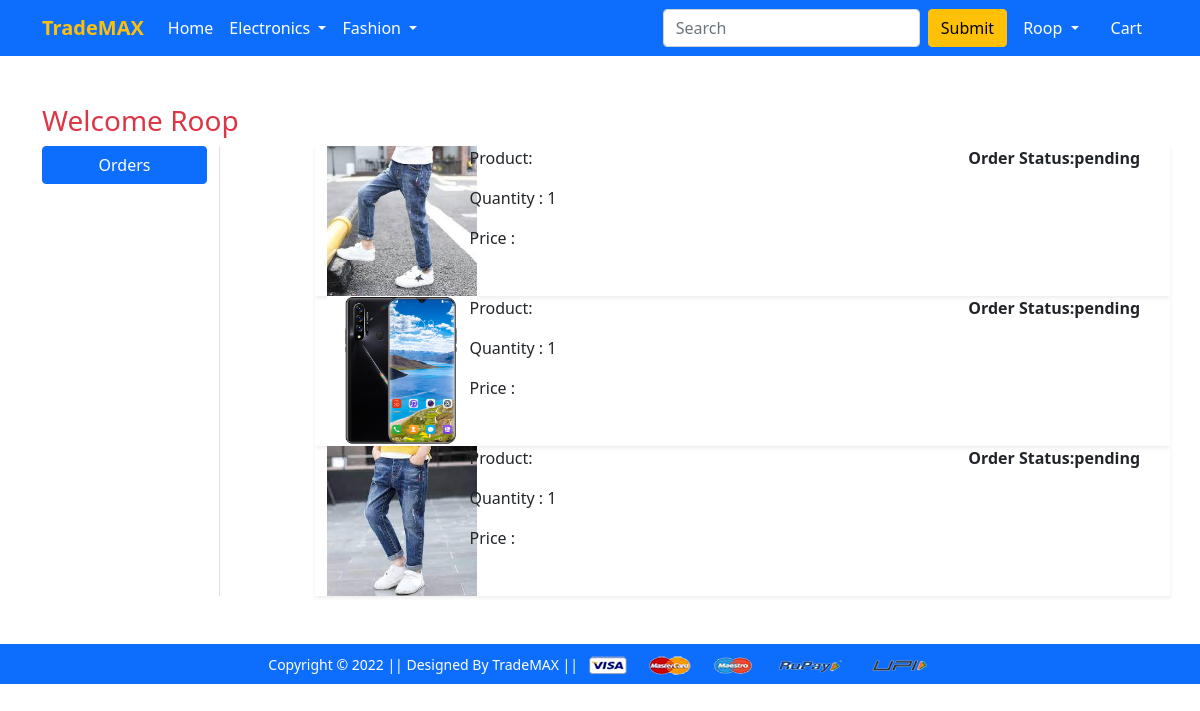
The page /orders/ (signed in) on the database its author committed.
### app/models.py (models this page shows, shortened)
class OrderPlaced(models.Model):
    user=models.ForeignKey(User , on_delete=models.CASCADE)
    customer=models.ForeignKey(Customer , on_delete=models.CASCADE)
    product=models.ForeignKey(Product , on_delete=models.CASCADE)
    quantity=models.PositiveIntegerField(default=1)
    ordered_date=models.DateTimeField(auto_now_add=True)
    status=models.CharField(max_length=90 , choices=STATUS_CHOICES , default='pending')

class Product(models.Model):
    title=models.CharField(max_length=90)
    selling_price=models.FloatField()
    descounted_price=models.FloatField()
    descripiton=models.TextField()
    brand=models.CharField(max_length=90)
    category=models.CharField(choices=CATEGORY_CHOICES , max_length=2)
    product_image=models.ImageField(upload_to='producting')

### app/views.py (the view)
# urls.py: path('orders/', views.orders, name='orders'),
def orders(request):
 op=OrderPlaced.objects.filter(user=request.user)
 return render(request, 'app/orders.html',{'op':op})

### app/templates/app/orders.html (shortened to what this page needs)
{% extends 'app/base.html' %}
{% load static %}
{% block main-content %}
<div class="container my-5">
 <div class="row">
    <h3 class="text-danger">Welcome <span>{{request.user.username|capfirst}} </span></h3>
  <div class="col-sm-2 border-end">
   <ul class="list-unstyled">
    <li class="d-grid"><a href="{% url 'orders' %}" class="btn btn-primary">
        Orders</a></li>
   </ul>
  </div>
  <div class="col-sm-9 offset-sm-1">
    {% for op in op %}
    <div class="row shadow-sm mn-3">
        <div class="col-sm-2">
            <img src="/media/{{op.product.product_image}}"
             alt="" srcset="" class="imge-fluid" height="150" width="150">
        </div>
    <div class="col-sm-7">
        <p>Product: {{op.pruduct.title}}</p>
        <p>Quantity :  {{op.quantity}}</p>
        <p>Price :  {{op.total_cost}}</p>
        </div>
        <div class="col-sm-3 fw-bold">
            <p>Order Status:{{op.status}}</p>
            </div>
        </div>
        {% endfor %}
  </div>
 </div>
</div>
{% endblock main-content %}

### app/templates/app/base.html (shortened to what this page needs)
<!doctype html>
{% load static %}
<html lang="en">
  <head>
    <link href="https://cdn.jsdelivr.net/npm/bootstrap@5.0.0-beta1/dist/css/bootstrap.min.css" rel="stylesheet">
    <link rel="stylesheet" href="{% static 'app/css/owl.carousel.min.css' %}">
    <link rel="stylesheet" href="{% static 'app/css/all.min.css' %}">
    <link rel="stylesheet" href="{% static 'app/css/style.css' %}">
  </head>
  <body>
    <nav class="navbar navbar-expand-lg navbar-dark bg-primary">
     <div class="container">
       <a class="navbar-brand text-warning" href="/"><b>TradeMAX</b></a>
       <div class="collapse navbar-collapse" id="navbarSupportedContent">
         <ul class="navbar-nav me-auto mb-2 mb-lg-0">
           <li class="nav-item">
             <a class="nav-link active" aria-current="page" href="/">Home</a>
           </li>
           <li class="nav-item dropdown">
             <a class="nav-link dropdown-toggle text-white" href="#" id="electronicsDropdown" role="button" data-bs-toggle="dropdown" aria-expanded="false">
               Electronics
             </a>
           </li>
           <li class="nav-item dropdown">
             <a class="nav-link dropdown-toggle text-white" href="#" id="fashionDropdown" role="button" data-bs-toggle="dropdown" aria-expanded="false">
               Fashion
             </a>
           </li>
         </ul>
         <form class="d-flex">
           <input class="form-control me-2" type="search" placeholder="Search" aria-label="Search">
           <button class="btn btn-warning" type="submit">Submit</button>
         </form>
         <div>
          <ul class="navbar-nav me-auto mb-2 mb-lg-0">
            {% if request.user.is_authenticated %}
           <li class="nav-item dropdown mx-2">
              <a class="nav-link dropdown-toggle text-white" href="#" id="profileDropdown" role="button" data-bs-toggle="dropdown" aria-expanded="false">
               {{request.user|capfirst}}
              </a>
            </li>
            <li class="nav-item mx-2">
             <a href="{% url 'showcart' %}" class="nav-link text-white"> Cart </a>
            </li>
            {% endif %}
          </ul>
         </div>
       </div>
     </div>
    </nav>
    {% block main-content %} {% endblock main-content %}
    <footer class="container-fluid bg-primary text-center p-2 mt-5">
        <small class="text-white">Copyright &copy; 2022 || Designed By TradeMAX || </small>
        <img src="{% static 'app/images/payment.png' %}" alt="" srcset="" class="img-fluid" height="2px">
    </footer>
  </body>
</html>

### rows shown on the page
OrderPlaced: product.product_image (picture), quantity "1", status "pending"
OrderPlaced: product.product_image (picture), quantity "1", status "pending"
OrderPlaced: product.product_image (picture), quantity "1", status "pending"

### other values the page prints
{{ request.user|capfirst }} "Roop"
{{ request.user.username|capfirst }} "Roop"
